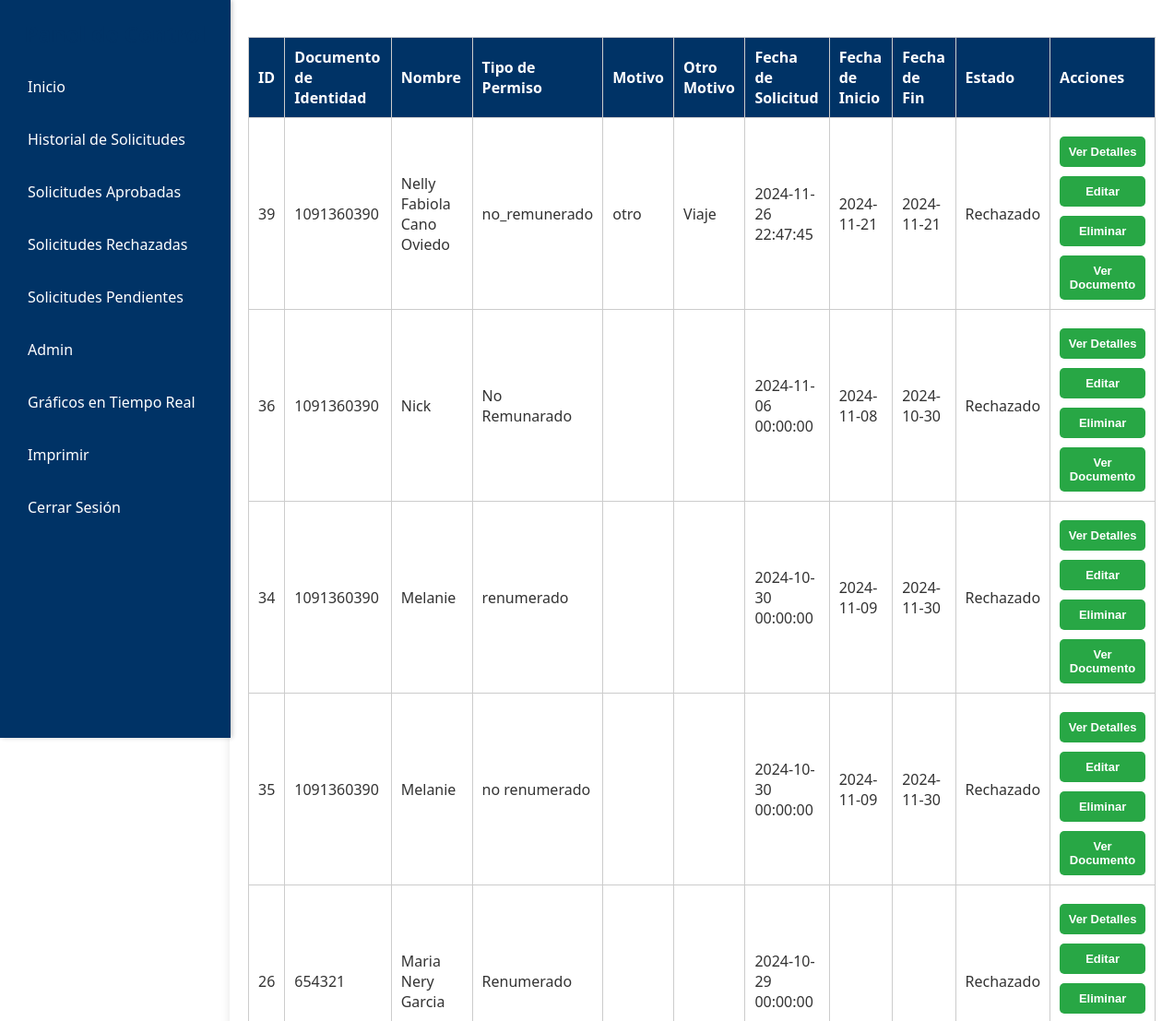
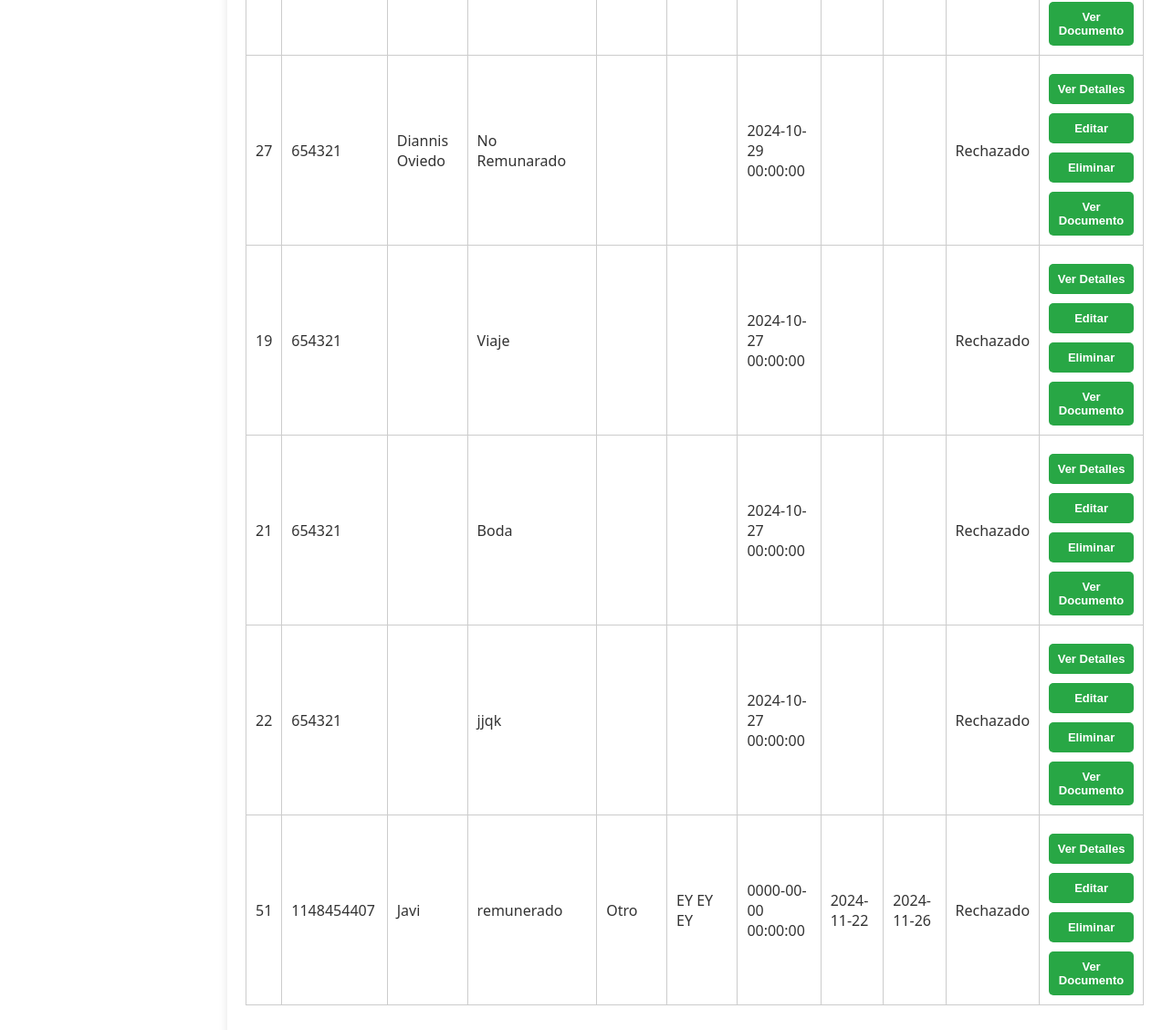
The page /dashboard.php?section=solicitudes_rechazadas (signed in) on the database its author committed (2 pictures, top to bottom).
### tables this page shows
CREATE TABLE `permisos` (
  `id` int(11) NOT NULL,
  `documento_identidad` varchar(50) DEFAULT NULL,
  `tipo_permiso` varchar(50) DEFAULT NULL,
  `fecha_permiso` datetime DEFAULT current_timestamp(),
  `estado` enum('Pendiente','Aprobado','Rechazado') DEFAULT 'Pendiente',
  `nombre` varchar(50) DEFAULT NULL,
  `celular` varchar(20) DEFAULT NULL,
  `riesgo` varchar(20) DEFAULT NULL,
  `documento` varchar(255) DEFAULT NULL,
  `fecha_solicitud` timestamp NULL DEFAULT current_timestamp() ON UPDATE current_timestamp(),
  `duracion` int(11) DEFAULT NULL,
  `unidad_duracion` enum('horas','dias','meses') NOT NULL,
  `email` varchar(100) DEFAULT NULL,
  `fecha_inicio` date DEFAULT NULL,
  `fecha_fin` date DEFAULT NULL,
  `usuario_id` int(11) DEFAULT NULL,
  `Motivo` varchar(255) DEFAULT NULL,
  `comentario_admin` text DEFAULT NULL,
  `otro_motivo` varchar(255) DEFAULT NULL,
  `motivo_otro` varchar(255) DEFAULT NULL
);

### solicitudes_rechazadas.php (the view, shortened to what this page needs)
<?php
$servername = "localhost";
$username = "u256984127_nelly";
$password = "Nose2008;";
$dbname = "u256984127_nelly";
$conn = new mysqli($servername, $username, $password, $dbname);
$sql = "SELECT id, documento_identidad, nombre, tipo_permiso, motivo, otro_motivo, fecha_solicitud, fecha_inicio, fecha_fin, estado
        FROM permisos
        WHERE estado = 'Rechazado'
        ORDER BY fecha_solicitud DESC";
$result = $conn->query($sql);
if ($result->num_rows > 0) {
    echo "<table border='1'>";
    echo "<tr>
            <th>ID</th>
            <th>Documento de Identidad</th>
            <th>Nombre</th>
            <th>Tipo de Permiso</th>
            <th>Motivo</th>
            <th>Otro Motivo</th>
            <th>Fecha de Solicitud</th>
            <th>Fecha de Inicio</th>
            <th>Fecha de Fin</th>
            <th>Estado</th>
            <th>Acciones</th>
          </tr>";
    while ($row = $result->fetch_assoc()) {
        echo "<tr>";
        echo "<td>" . htmlspecialchars(isset($row['id']) ? $row['id'] : 'N/A') . "</td>";
        echo "<td>" . htmlspecialchars(isset($row['documento_identidad']) ? $row['documento_identidad'] : 'N/A') . "</td>";
        echo "<td>" . htmlspecialchars($row['nombre']) . "</td>";
        echo "<td>" . htmlspecialchars($row['tipo_permiso']) . "</td>";
        echo "<td>" . htmlspecialchars($row['motivo']) . "</td>";
        echo "<td>" . htmlspecialchars($row['otro_motivo']) . "</td>";
        echo "<td>" . htmlspecialchars($row['fecha_solicitud']) . "</td>";
        echo "<td>" . htmlspecialchars($row['fecha_inicio']) . "</td>";
        echo "<td>" . htmlspecialchars($row['fecha_fin']) . "</td>";
        echo "<td>" . htmlspecialchars($row['estado']) . "</td>";
        echo "<td>
        <a href='ver_Detalles.php?id=" . htmlspecialchars($row['id']) . "'>
            <button class='btn'>Ver Detalles</button>
        </a>
        <a href='editar.php?id=" . htmlspecialchars($row['id']) . "'>
            <button class='btn'>Editar</button>
        </a>
        <a href='eliminar.php?id=" . htmlspecialchars($row['id']) . "' onclick='return confirm(\"¿Estás seguro de que deseas eliminar esta solicitud?\")'>
            <button class='btn'>Eliminar</button>
        </a>
        <a href='ver_documento.php?id=" . htmlspecialchars($row['id']) . "'>
            <button class='btn'>Ver Documento</button>
        </a>
      </td>";
        echo "</tr>";
    }
    echo "</table>";
} else {
    echo "No hay solicitudes rechazadas.";
}
?>

### styles.css (style rules this page uses)
* { margin: 0; padding: 0; box-sizing: border-box; }
:root { --color-azul-oscuro: #003366; --color-azul-claro: #00509e; --color-verde: #28a745; --color-verde-oscuro: #218838; --color-rojo: #dc3545; --color-blanco: #ffffff; --color-gris-claro: #f4f4f4; --color-gris-medio: #f9f9f9; }
body { font-family: system-ui, -apple-system, BlinkMacSystemFont, 'Segoe UI', Roboto, Oxygen, Ubuntu, Cantarell, 'Open Sans', 'Helvetica Neue', sans-serif; background-color: var(--color-blanco); color: #333; display: flex; align-items: center; justify-content: center; height: 100vh; }
.btn { display: inline-block; padding: 9px 8px; font-size: 1rem; font-weight: bold; color: var(--color-blanco); text-decoration: none; border-radius: 5px; transition: background-color 0.3s ease; }
.btn:nth-child(1) { background-color: var(--color-verde); }
button { width: 100%; padding: 12px; font-size: 16px; background-color: var(--color-verde); color: var(--color-blanco); border: none; border-radius: 4px; cursor: pointer; transition: background 0.3s; margin-top: 10px; }
.btn { padding: 9px 9px; background-color: #007bff; color: #fff; border: none; border-radius: 5px; cursor: pointer; font-size: 13px; }
table { width: 100%; border-collapse: collapse; margin: 20px 0; }
table, th, td { border: 1px solid #ccc; }
th, td { padding: 10px; text-align: left; }
th { background-color: var(--color-azul-oscuro); color: var(--color-blanco); }

### rows shown on the page
permisos: id "39", documento_identidad "1091360390", nombre "Nelly Fabiola Cano Oviedo", tipo_permiso "no_remunerado", Motivo "otro", otro_motivo "Viaje", fecha_solicitud "2024-11-26 22:47:45", fecha_inicio "2024-11-21", fecha_fin "2024-11-21", estado "Rechazado"
permisos: id "36", documento_identidad "1091360390", nombre "Nick", tipo_permiso "No Remunarado", fecha_solicitud "2024-11-06 00:00:00", fecha_inicio "2024-11-08", fecha_fin "2024-10-30", estado "Rechazado"
permisos: id "34", documento_identidad "1091360390", nombre "Melanie", tipo_permiso "renumerado", fecha_solicitud "2024-10-30 00:00:00", fecha_inicio "2024-11-09", fecha_fin "2024-11-30", estado "Rechazado"
permisos: id "35", documento_identidad "1091360390", nombre "Melanie", tipo_permiso "no renumerado", fecha_solicitud "2024-10-30 00:00:00", fecha_inicio "2024-11-09", fecha_fin "2024-11-30", estado "Rechazado"
permisos: id "26", documento_identidad "654321", nombre "Maria Nery Garcia", tipo_permiso "Renumerado", fecha_solicitud "2024-10-29 00:00:00", estado "Rechazado"
permisos: id "27", documento_identidad "654321", nombre "Diannis Oviedo", tipo_permiso "No Remunarado", fecha_solicitud "2024-10-29 00:00:00", estado "Rechazado"
permisos: id "19", documento_identidad "654321", tipo_permiso "Viaje", fecha_solicitud "2024-10-27 00:00:00", estado "Rechazado"
permisos: id "21", documento_identidad "654321", tipo_permiso "Boda", fecha_solicitud "2024-10-27 00:00:00", estado "Rechazado"
permisos: id "22", documento_identidad "654321", tipo_permiso "jjqk", fecha_solicitud "2024-10-27 00:00:00", estado "Rechazado"
permisos: id "51", documento_identidad "1148454407", nombre "Javi", tipo_permiso "remunerado", Motivo "Otro", otro_motivo "EY EY EY", fecha_solicitud "0000-00-00 00:00:00", fecha_inicio "2024-11-22", fecha_fin "2024-11-26", estado "Rechazado"
